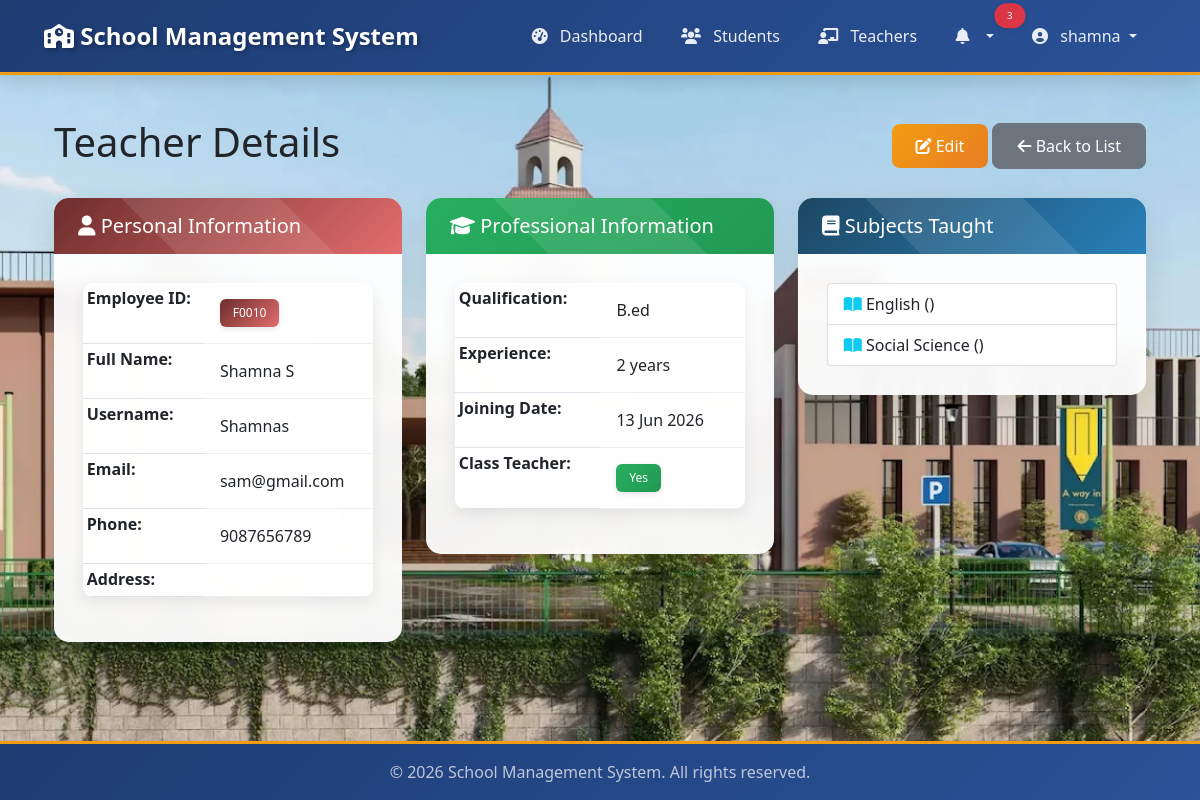
The app's page /teachers/1/ (signed in) with its own data.
### apps/models.py (models this page shows, shortened)
class Teacher(models.Model):
    user = models.OneToOneField(User, on_delete=models.CASCADE, related_name='teacher_profile')
    employee_id = models.CharField(max_length=20, unique=True)
    phone_number = models.CharField(max_length=15)
    qualification = models.CharField(max_length=200, blank=True, null=True)
    joining_date = models.DateField()
    is_class_teacher = models.BooleanField(default=False)
    experience_years = models.PositiveIntegerField(default=0)
    subjects = models.ManyToManyField(Subject, blank=True, related_name='teachers')

class Subject(models.Model):
    name = models.CharField(max_length=100, unique=True)
    class Meta:
        ordering = ['name']

### apps/views.py (the view)
# urls.py: path('teachers/<int:pk>/', views.teacher_detail, name='teacher_detail'),
@login_required
def teacher_detail(request, pk):
    teacher = get_object_or_404(Teacher, pk=pk)
    context = {
        'teacher': teacher,
    }
    return render(request, 'apps/teacher_detail.html', context)

### apps/templates/apps/teacher_detail.html (shortened to what this page needs)
{% extends 'apps/base.html' %}
{% load static %}
{% block content %}
<div class="container">
    <div class="d-flex justify-content-between align-items-center mb-4">
        <h1>Teacher Details</h1>
        <div>
            <a href="{% url 'teacher_edit' teacher.id %}" class="btn btn-warning">
                <i class="fas fa-edit"></i> Edit
            </a>
            <a href="{% url 'teacher_list' %}" class="btn btn-secondary">
                <i class="fas fa-arrow-left"></i> Back to List
            </a>
        </div>
    </div>
    <div class="row">
        <div class="col-md-4">
            <div class="card mb-4">
                <div class="card-header bg-primary text-white">
                    <h5 class="mb-0"><i class="fas fa-user"></i> Personal Information</h5>
                </div>
                <div class="card-body">
                    <table class="table table-sm">
                        <tr>
                            <th>Employee ID:</th>
                            <td><span class="badge bg-primary">{{ teacher.employee_id }}</span></td>
                        </tr>
                        <tr>
                            <th>Full Name:</th>
                            <td>{{ teacher.user.get_full_name }}</td>
                        </tr>
                        <tr>
                            <th>Username:</th>
                            <td>{{ teacher.user.username }}</td>
                        </tr>
                        <tr>
                            <th>Email:</th>
                            <td>{{ teacher.user.email }}</td>
                        </tr>
                        <tr>
                            <th>Phone:</th>
                            <td>{{ teacher.phone_number }}</td>
                        </tr>
                        <tr>
                            <th>Address:</th>
                            <td>{{ teacher.address }}</td>
                        </tr>
                    </table>
                </div>
            </div>
        </div>
        <div class="col-md-4">
            <div class="card mb-4">
                <div class="card-header bg-success text-white">
                    <h5 class="mb-0"><i class="fas fa-graduation-cap"></i> Professional Information</h5>
                </div>
                <div class="card-body">
                    <table class="table table-sm">
                        <tr>
                            <th>Qualification:</th>
                            <td>{{ teacher.qualification }}</td>
                        </tr>
                        <tr>
                            <th>Experience:</th>
                            <td>{{ teacher.experience_years }} years</td>
                        </tr>
                        <tr>
                            <th>Joining Date:</th>
                            <td>{{ teacher.joining_date|date:"d M Y" }}</td>
                        </tr>
                        <tr>
                            <th>Class Teacher:</th>
                            <td>
                                {% if teacher.is_class_teacher %}
                                    <span class="badge bg-success">Yes</span>
                                {% else %}
                                    <span class="badge bg-secondary">No</span>
                                {% endif %}
                            </td>
                        </tr>
                    </table>
                </div>
            </div>
        </div>
        <div class="col-md-4">
            <div class="card mb-4">
                <div class="card-header bg-info text-white">
                    <h5 class="mb-0"><i class="fas fa-book"></i> Subjects Taught</h5>
                </div>
                <div class="card-body">
                    {% if teacher.subjects.all %}
                        <div class="list-group">
                            {% for subject in teacher.subjects.all %}
                                <div class="list-group-item">
                                    <i class="fas fa-book-open text-info"></i>
                                    {{ subject.name }} ({{ subject.code }})
                                </div>
                            {% endfor %}
                        </div>
                    {% else %}
                        <p class="text-muted">No subjects assigned</p>
                    {% endif %}
                </div>
            </div>
        </div>
    </div>
</div>
{% endblock %}

### apps/templates/apps/base.html (shortened to what this page needs)
﻿{% load static %}
<!DOCTYPE html>
<html lang="en">
<head>
    <link href="https://cdn.jsdelivr.net/npm/bootstrap@5.1.3/dist/css/bootstrap.min.css" rel="stylesheet">
    <link rel="stylesheet" href="https://cdnjs.cloudflare.com/ajax/libs/font-awesome/6.0.0/css/all.min.css">
    <link rel="stylesheet" href="{% static 'apps/css/style.css' %}">
</head>
<body class="d-flex flex-column min-vh-100">
    {% if user.is_authenticated %}
    <nav class="navbar navbar-expand-lg navbar-dark" id="main-navbar">
        <div class="container-fluid">
            <a class="navbar-brand" href="{% url 'dashboard' %}">
                <i class="fas fa-school"></i> School Management System
            </a>
            <div class="collapse navbar-collapse" id="navbarNav">
                <ul class="navbar-nav ms-auto">
                    <li class="nav-item">
                        <a class="nav-link {% if request.resolver_match.url_name == 'dashboard' %}active{% endif %}"
                           href="{% url 'dashboard' %}">
                            <i class="fas fa-tachometer-alt"></i> Dashboard
                        </a>
                    </li>
                    <li class="nav-item">
                        <a class="nav-link {% if request.resolver_match.url_name == 'student_list' %}active{% endif %}"
                           href="{% url 'student_list' %}">
                            <i class="fas fa-users"></i> Students
                        </a>
                    </li>
                    <li class="nav-item">
                        <a class="nav-link {% if request.resolver_match.url_name == 'teacher_list' %}active{% endif %}"
                           href="{% url 'teacher_list' %}">
                            <i class="fas fa-chalkboard-teacher"></i> Teachers
                        </a>
                    </li>
                    <li class="nav-item dropdown">
                        <a class="nav-link dropdown-toggle position-relative" href="#" id="notificationDropdown" data-bs-toggle="dropdown" aria-expanded="false">
                            <i class="fas fa-bell"></i>
                            <span class="position-absolute top-0 start-100 translate-middle badge rounded-pill bg-danger" style="font-size: 0.6rem;">
                                3
                            </span>
                        </a>
                    </li>
                    <li class="nav-item dropdown">
                        <a class="nav-link dropdown-toggle" href="#" data-bs-toggle="dropdown">
                            <i class="fas fa-user-circle"></i> {{ user.get_full_name|default:user.username }}
                        </a>
                    </li>
                </ul>
            </div>
        </div>
    </nav>
    {% endif %}
    <main class="container mt-4 flex-grow-1">
        {% block content %}{% endblock %}
    </main>
    <footer class="footer mt-auto py-3">
        <div class="container text-center">
            <span class="text-muted">
                © {% now "Y" %} School Management System. All rights reserved.
            </span>
        </div>
    </footer>
</body>
</html>

### apps/static/apps/css/style.css (style rules this page uses)
html, body { margin: 0; padding: 0; height: 100%; }
main { flex: 1; }
body { display: flex; flex-direction: column; font-family: 'Segoe UI', Tahoma, Geneva, Verdana, sans-serif; position: relative; background: none !important; padding-top: 70px !important; }
body::after { content: ''; position: fixed; top: 70px; left: 0; right: 0; bottom: 0; background-image: url('/static/apps/images/school-bg.webp'), url('/static/apps/images/school-bg.jpg'), url('/static/apps/images/school-bg.png'), linear-gradient(135deg, #667eea 0%, #764ba2 100%); background-size: cover; background-position: center; background-repeat: no-repeat; background-attachment: fixed; z-index: -1; }
body::before { display: none !important; }
.navbar, .navbar.bg-primary, .navbar.navbar-dark, .navbar.navbar-expand-lg, .navbar.navbar-dark.bg-primary, #main-navbar { background: linear-gradient(135deg, #1e3c72, #2a5298) !important; border-bottom: 3px solid #f39c12 !important; box-shadow: 0 4px 20px rgba(0, 0, 0, 0.15); padding: 0.8rem 2rem; position: fixed !important; top: 0 !important; left: 0 !important; right: 0 !important; width: 100% !important; z-index: 9999 !important; margin: 0 !important; }
.container-fluid { padding-top: 0; margin-top: 0; }
.navbar-brand { font-size: 1.5rem; font-weight: 700; color: #fff !important; text-shadow: 2px 2px 4px rgba(0, 0, 0, 0.3); transition: all 0.3s ease; }
.navbar-nav .nav-link { color: rgba(255, 255, 255, 0.9) !important; font-weight: 500; padding: 0.5rem 1rem !important; margin: 0 0.2rem; border-radius: 5px; transition: all 0.3s ease; }
.navbar-nav .nav-link i { margin-right: 0.5rem; }
.card { border-radius: 15px; box-shadow: 0 10px 30px rgba(0, 0, 0, 0.1); margin-bottom: 25px; border: none; background-color: rgba(255, 255, 255, 0.95); backdrop-filter: blur(10px); transition: all 0.3s ease; overflow: hidden; animation: fadeInUp 0.5s ease; position: relative; z-index: 1; }
.card-header { background: linear-gradient(135deg, #1e3c72, #2a5298); color: white; font-weight: 600; padding: 1rem 1.5rem; border-bottom: none; position: relative; overflow: hidden; }
.card-header::after { content: ''; position: absolute; top: -50%; right: -50%; width: 200%; height: 200%; background: rgba(255, 255, 255, 0.1); transform: rotate(45deg); animation: shine 3s infinite; }
.card-body { padding: 1.8rem; color: #0a1119; }
.bg-primary { background: linear-gradient(135deg, #6d2d2d, #e36d6d) !important; }
.bg-success { background: linear-gradient(135deg, #27ae60, #229954) !important; }
.bg-info { background: linear-gradient(135deg, #1d4763, #2980b9) !important; }
.table { background: rgba(255, 255, 255, 0.9); border-radius: 10px; overflow: hidden; box-shadow: 0 5px 15px rgba(0, 0, 0, 0.08); position: relative; z-index: 1; }
.table tbody tr { transition: all 0.2s ease; }
.table td { padding: 1rem; vertical-align: middle; border-color: #ecf0f1; }
.btn { border-radius: 8px; padding: 0.6rem 1.5rem; font-weight: 500; transition: all 0.3s ease; position: relative; overflow: hidden; z-index: 1; }
.btn::after { content: ''; position: absolute; top: 50%; left: 50%; width: 0; height: 0; border-radius: 50%; background: rgba(255, 255, 255, 0.3); transform: translate(-50%, -50%); transition: width 0.6s, height 0.6s; }
.btn-warning { background: linear-gradient(135deg, #f39c12, #e67e22) !important; border: none; color: white; }
.badge { padding: 0.5rem 0.8rem; font-weight: 500; border-radius: 6px; box-shadow: 0 2px 5px rgba(0, 0, 0, 0.1); }
.footer { background: linear-gradient(135deg, #1e3c72, #2a5298) !important; color: white; padding: 1.5rem 0; margin-top: auto; border-top: 3px solid #f39c12; position: relative; z-index: 1; }
.footer .text-muted { color: rgba(255, 255, 255, 0.7) !important; }
main { padding-top: 0; margin-top: 0; position: relative; z-index: 1; }
body::after { background-image: url('/static/apps/images/school-bg.webp'), url('/static/apps/images/school-bg.jpg'), url('/static/apps/images/school-bg.png'), linear-gradient(135deg, #1e3c72, #2a5298) !important; background-size: cover !important; background-position: center !important; background-repeat: no-repeat !important; background-attachment: fixed !important; display: block !important; opacity: 1 !important; }
.fa, .fas, .far, .fal, .fab { font-family: "Font Awesome 6 Free" !important; font-weight: 900; display: inline-block; font-style: normal; font-variant: normal; text-rendering: auto; line-height: 1; }
.btn i { margin-right: 0; font-size: 1rem; }

### records on screen
Teacher: employee_id "F0010", user.get_full_name "Shamna S", user.username "Shamnas", user.email "sam@gmail.com", phone_number "9087656789", qualification "B.ed", experience_years "2", joining_date "13 Jun 2026"
Subject: name "English"
Subject: name "Social Science"

### other values on screen
{{ user.get_full_name|default:user.username }} "shamna"
